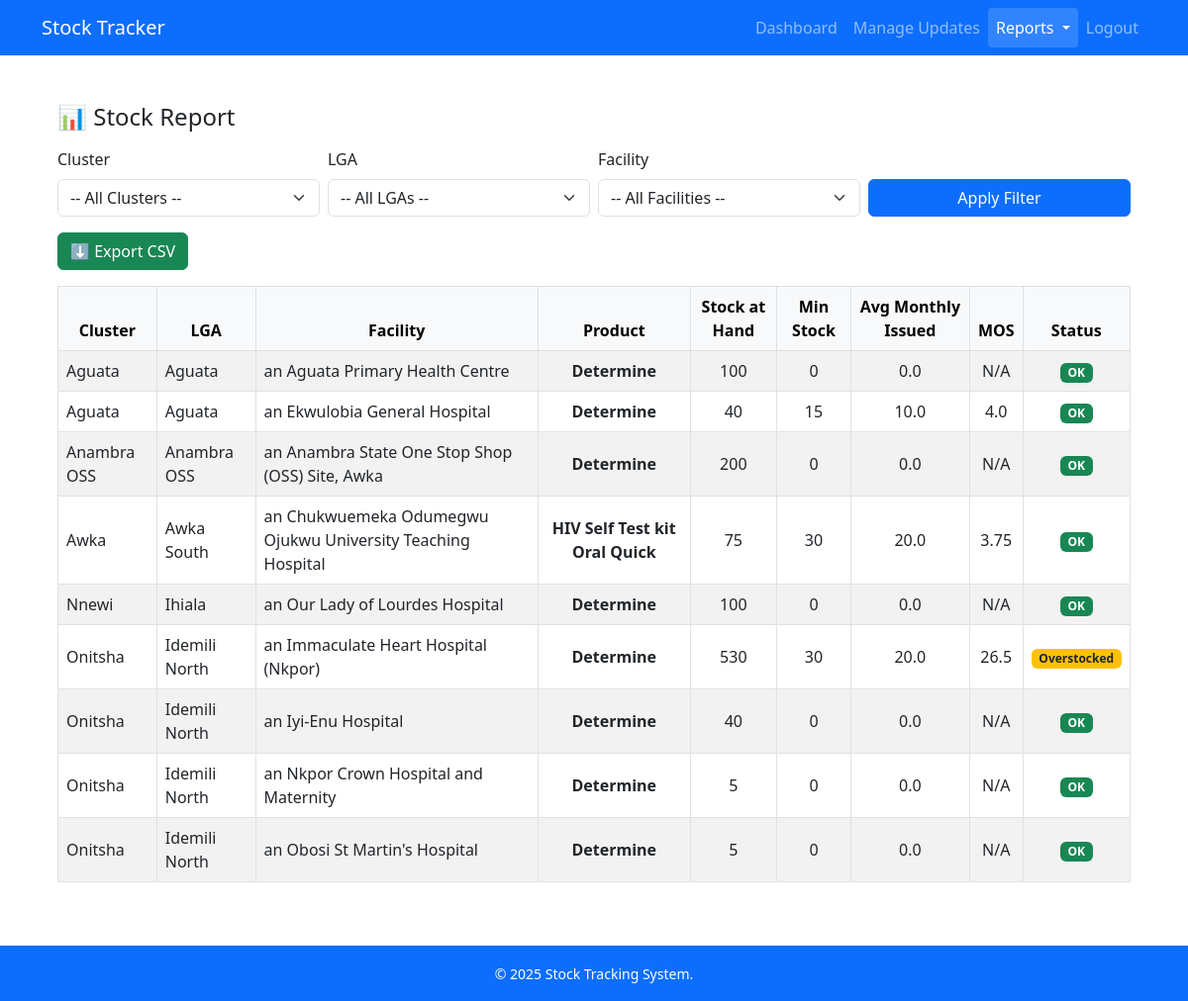
The app's page /report (signed in) with its own data.
### models.py (models this page shows, shortened)
class Product(db.Model):
    id = db.Column(db.Integer, primary_key=True)
    name = db.Column(db.String(120), nullable=False)
    unit = db.Column(db.String(30))
    facility_products = db.relationship('FacilityProduct', backref='product', lazy=True)
    transactions = db.relationship('StockTransaction', backref='product', lazy=True)

class Facility(db.Model):
    id = db.Column(db.Integer, primary_key=True)
    name = db.Column(db.String(150), nullable=False)
    lga_id = db.Column(db.Integer, db.ForeignKey('lga.id'), nullable=False)
    facility_products = db.relationship('FacilityProduct', backref='facility', lazy=True)

### app.py (the view)
@app.route('/report')
def report():
    cluster_id, lga_id, facility_id = get_user_scope_filters(
        request.args.get("cluster_id", type=int),
        request.args.get("lga_id", type=int),
        request.args.get("facility_id", type=int)
    )
    clusters, lgas, facilities = get_dropdowns(cluster_id, lga_id, facility_id)
    report_rows = build_stock_report_rows(cluster_id, lga_id, facility_id)
    return render_template(
        "report.html",
        clusters=clusters,
        lgas=lgas,
        facilities=facilities,
        cluster_id=cluster_id,
        lga_id=lga_id,
        facility_id=facility_id,
        rows=report_rows
    )

### app.py (called while the page is built)
@login_manager.user_loader
def load_user(user_id):
    return User.query.get(int(user_id))

### auth/scope_utils.py (called while the page is built, shortened)
def get_user_scope_filters(cluster_id=None, lga_id=None, facility_id=None):
    if current_user.role in ['super', 'admin']:
        return cluster_id, lga_id, facility_id

### templates/report.html (shortened to what this page needs)
{% extends 'base.html' %}
{% block content %}
<div class="container mt-4">
  <h4 class="mb-3">📊 Stock Report</h4>
  <form method="get" action="{{ url_for('report') }}" class="row g-2 mb-3">
    <div class="col-md-3">
      <label class="form-label">Cluster</label>
      <select name="cluster_id" id="cluster" class="form-select">
        <option value="">-- All Clusters --</option>
      </select>
    </div>
    <div class="col-md-3">
      <label class="form-label">LGA</label>
      <select name="lga_id" id="lga" class="form-select">
        <option value="">-- All LGAs --</option>
      </select>
    </div>
    <div class="col-md-3">
      <label class="form-label">Facility</label>
      <select name="facility_id" id="facility" class="form-select">
        <option value="">-- All Facilities --</option>
      </select>
    </div>
    <div class="col-md-3 d-flex align-items-end">
      <button type="submit" class="btn btn-primary w-100">Apply Filter</button>
    </div>
  </form>
  <div class="mb-3">
    <a href="{{ url_for('export_report', cluster_id=cluster_id, lga_id=lga_id, facility_id=facility_id) }}" class="btn btn-success">
      ⬇️ Export CSV
    </a>
  </div>
  <table class="table table-bordered table-striped align-middle text-center">
    <thead class="table-light">
      <tr>
        <th>Cluster</th>
        <th>LGA</th>
        <th>Facility</th>
        <th>Product</th>
        <th>Stock at Hand</th>
        <th>Min Stock</th>
        <th>Avg Monthly Issued</th>
        <th>MOS</th>
        <th>Status</th>
      </tr>
    </thead>
    <tbody>
      {% for row in rows %}
      <tr>
        <td class="text-start">{{ row.cluster }}</td>
        <td class="text-start">{{ row.lga }}</td>
        <td class="text-start">{{ row.facility }}</td>
        <td class="fw-semibold">{{ row.product }}</td>
        <td>{{ row.stock_at_hand }}</td>
        <td>{{ row.min_stock }}</td>
        <td>{{ row.avg_monthly_issued }}</td>
        <td>{{ row.mos }}</td>
        <td>
          {% if row.status == 'Below Min' %}
            <span class="badge bg-danger">Below Min</span>
          {% elif row.status == 'OK' %}
            <span class="badge bg-success">OK</span>
          {% elif row.status == 'Overstocked' %}
            <span class="badge bg-warning text-dark">Overstocked</span>
          {% else %}
            <span class="badge bg-secondary">{{ row.status }}</span>
          {% endif %}
        </td>
      </tr>
      {% endfor %}
    </tbody>
  </table>
</div>
{% endblock %}

### records on screen
Product: cluster "Aguata", lga "Aguata", facility "an Aguata Primary Health Centre", product "Determine", stock_at_hand "100", min_stock "0", avg_monthly_issued "0.0", mos "N/A", shows "OK", facility "an Ekwulobia General Hospital", stock_at_hand "40", min_stock "15", avg_monthly_issued "10.0", mos "4.0", cluster "Anambra OSS", lga "Anambra OSS", facility "an Anambra State One Stop Shop (OSS) Site, Awka", stock_at_hand "200", cluster "Nnewi", lga "Ihiala", facility "an Our Lady of Lourdes Hospital", cluster "Onitsha", lga "Idemili North", facility "an Immaculate Heart Hospital (Nkpor)", stock_at_hand "530", min_stock "30", avg_monthly_issued "20.0", mos "26.5", facility "an Iyi-Enu Hospital", facility "an Nkpor Crown Hospital and Maternity", stock_at_hand "5", facility "an Obosi St Martin's Hospital"
Product: cluster "Awka", lga "Awka South", facility "an Chukwuemeka Odumegwu Ojukwu University Teaching Hospital", product "HIV Self Test kit Oral Quick", stock_at_hand "75", min_stock "30", avg_monthly_issued "20.0", mos "3.75", shows "OK"

### other values on screen
{{ current_year or 2025 }} "2025"
